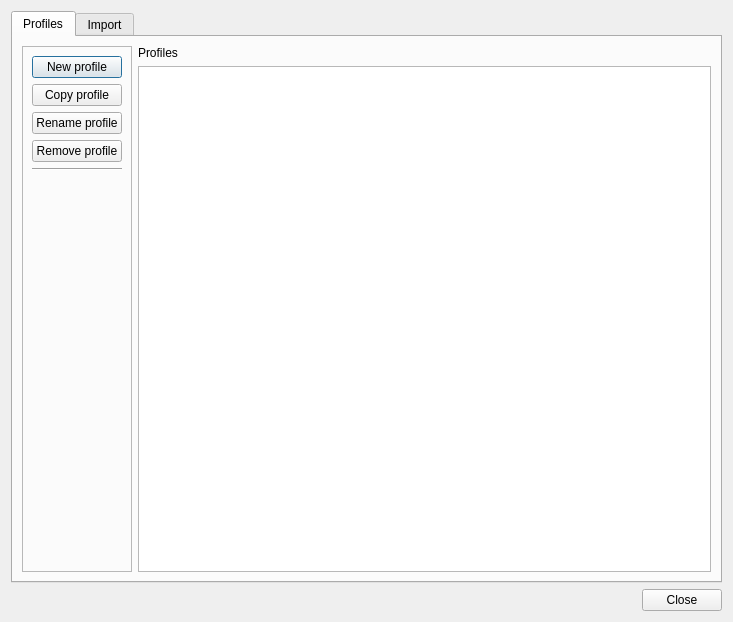
<?xml version="1.0" encoding="UTF-8"?>
<ui version="4.0">
 <class>ProfileManagerDialogBase</class>
 <widget class="QDialog" name="ProfileManagerDialogBase">
  <property name="geometry">
   <rect>
    <x>0</x>
    <y>0</y>
    <width>733</width>
    <height>622</height>
   </rect>
  </property>
  <property name="windowTitle">
   <string>Profile Manager</string>
  </property>
  <property name="sizeGripEnabled">
   <bool>false</bool>
  </property>
  <layout class="QVBoxLayout" name="verticalLayout">
   <item>
    <widget class="QTabWidget" name="tabWidget">
     <property name="currentIndex">
      <number>0</number>
     </property>
     <widget class="QWidget" name="tab_profiles">
      <attribute name="title">
       <string>Profiles</string>
      </attribute>
      <layout class="QHBoxLayout" name="horizontalLayout_2">
       <item>
        <widget class="QFrame" name="frame_2">
         <property name="frameShape">
          <enum>QFrame::StyledPanel</enum>
         </property>
         <property name="frameShadow">
          <enum>QFrame::Raised</enum>
         </property>
         <layout class="QVBoxLayout" name="verticalLayout_3">
          <item>
           <widget class="QPushButton" name="createProfileButton">
            <property name="text">
             <string>New profile</string>
            </property>
           </widget>
          </item>
          <item>
           <widget class="QPushButton" name="copyProfileButton">
            <property name="text">
             <string>Copy profile</string>
            </property>
           </widget>
          </item>
          <item>
           <widget class="QPushButton" name="editProfileButton">
            <property name="text">
             <string>Rename profile</string>
            </property>
           </widget>
          </item>
          <item>
           <widget class="QPushButton" name="removeProfileButton">
            <property name="text">
             <string>Remove profile</string>
            </property>
           </widget>
          </item>
          <item>
           <widget class="Line" name="line_2">
            <property name="orientation">
             <enum>Qt::Horizontal</enum>
            </property>
           </widget>
          </item>
          <item>
           <spacer name="verticalSpacer_2">
            <property name="orientation">
             <enum>Qt::Vertical</enum>
            </property>
            <property name="sizeHint" stdset="0">
             <size>
              <width>20</width>
              <height>40</height>
             </size>
            </property>
           </spacer>
          </item>
         </layout>
        </widget>
       </item>
       <item>
        <layout class="QVBoxLayout" name="verticalLayout_4">
         <item>
          <widget class="QLabel" name="label_4">
           <property name="text">
            <string>Profiles</string>
           </property>
          </widget>
         </item>
         <item>
          <widget class="QListWidget" name="list_profiles"/>
         </item>
        </layout>
       </item>
      </layout>
     </widget>
     <widget class="QWidget" name="tab_datasources">
      <attribute name="title">
       <string>Import</string>
      </attribute>
      <layout class="QHBoxLayout" name="horizontalLayout">
       <item>
        <widget class="QFrame" name="frame">
         <property name="frameShape">
          <enum>QFrame::StyledPanel</enum>
         </property>
         <property name="frameShadow">
          <enum>QFrame::Raised</enum>
         </property>
         <layout class="QVBoxLayout" name="verticalLayout_2">
          <item>
           <widget class="QLabel" name="label">
            <property name="text">
             <string>Source profile</string>
            </property>
           </widget>
          </item>
          <item>
           <widget class="QComboBox" name="comboBoxNamesSource"/>
          </item>
          <item>
           <widget class="QLabel" name="choseProfileLabel">
            <property name="text">
             <string>Target profile</string>
            </property>
           </widget>
          </item>
          <item>
           <widget class="QComboBox" name="comboBoxNamesTarget"/>
          </item>
          <item>
           <widget class="QCheckBox" name="checkBox_checkAll">
            <property name="text">
             <string>Select all items</string>
            </property>
           </widget>
          </item>
          <item>
           <widget class="QPushButton" name="removeSourcesButton">
            <property name="text">
             <string>Remove selected items</string>
            </property>
           </widget>
          </item>
          <item>
           <widget class="QPushButton" name="importButton">
            <property name="text">
             <string>Import selected items</string>
            </property>
           </widget>
          </item>
          <item>
           <widget class="Line" name="line">
            <property name="orientation">
             <enum>Qt::Horizontal</enum>
            </property>
           </widget>
          </item>
          <item>
           <spacer name="verticalSpacer">
            <property name="orientation">
             <enum>Qt::Vertical</enum>
            </property>
            <property name="sizeHint" stdset="0">
             <size>
              <width>20</width>
              <height>40</height>
             </size>
            </property>
           </spacer>
          </item>
         </layout>
        </widget>
       </item>
       <item>
        <widget class="QTabWidget" name="tabWidget_2">
         <property name="currentIndex">
          <number>2</number>
         </property>
         <widget class="QWidget" name="tab_inner_datasources">
          <attribute name="title">
           <string>Data Sources</string>
          </attribute>
          <layout class="QVBoxLayout" name="verticalLayout_5">
           <item>
            <widget class="QTreeWidget" name="treeWidgetSource">
             <column>
              <property name="text">
               <string>Source Profile:</string>
              </property>
             </column>
            </widget>
           </item>
           <item>
            <widget class="QTreeWidget" name="treeWidgetTarget">
             <column>
              <property name="text">
               <string>Target Profile:</string>
              </property>
             </column>
            </widget>
           </item>
          </layout>
         </widget>
         <widget class="QWidget" name="tab_plugins">
          <attribute name="title">
           <string>Plugins</string>
          </attribute>
          <layout class="QVBoxLayout" name="verticalLayout_6">
           <item>
            <widget class="QLabel" name="label_5">
             <property name="text">
              <string>Plugins in source profile</string>
             </property>
            </widget>
           </item>
           <item>
            <widget class="QListWidget" name="list_plugins"/>
           </item>
           <item>
            <widget class="QLabel" name="label_6">
             <property name="text">
              <string>Plugins in target profile</string>
             </property>
            </widget>
           </item>
           <item>
            <widget class="QListWidget" name="list_plugins_target"/>
           </item>
          </layout>
         </widget>
         <widget class="QWidget" name="tab_models">
          <attribute name="title">
           <string>Other (Import only)</string>
          </attribute>
          <layout class="QVBoxLayout" name="verticalLayout_7">
           <item>
            <widget class="QFrame" name="frame_3">
             <property name="frameShape">
              <enum>QFrame::StyledPanel</enum>
             </property>
             <property name="frameShadow">
              <enum>QFrame::Raised</enum>
             </property>
             <layout class="QVBoxLayout" name="verticalLayout_8">
              <item>
               <widget class="QCheckBox" name="bookmark_check">
                <property name="text">
                 <string>Bookmarks</string>
                </property>
               </widget>
              </item>
              <item>
               <widget class="QCheckBox" name="favourites_check">
                <property name="text">
                 <string>Favourites</string>
                </property>
               </widget>
              </item>
              <item>
               <widget class="QCheckBox" name="models_check">
                <property name="text">
                 <string>Models</string>
                </property>
               </widget>
              </item>
              <item>
               <widget class="QCheckBox" name="scripts_check">
                <property name="text">
                 <string>Scripts</string>
                </property>
               </widget>
              </item>
              <item>
               <widget class="QCheckBox" name="styles_check">
                <property name="text">
                 <string>Styles + Labels</string>
                </property>
               </widget>
              </item>
              <item>
               <widget class="QCheckBox" name="ui_check">
                <property name="text">
                 <string>UI Customization (e.g. hidden toolbar icons)</string>
                </property>
               </widget>
              </item>
              <item>
               <widget class="QCheckBox" name="functions_check">
                <property name="text">
                 <string>Expression Functions</string>
                </property>
               </widget>
              </item>
              <item>
               <spacer name="verticalSpacer_3">
                <property name="orientation">
                 <enum>Qt::Vertical</enum>
                </property>
                <property name="sizeHint" stdset="0">
                 <size>
                  <width>20</width>
                  <height>40</height>
                 </size>
                </property>
               </spacer>
              </item>
             </layout>
            </widget>
           </item>
          </layout>
         </widget>
        </widget>
       </item>
      </layout>
     </widget>
    </widget>
   </item>
   <item>
    <widget class="QDialogButtonBox" name="closeDialog">
     <property name="standardButtons">
      <set>QDialogButtonBox::Close</set>
     </property>
    </widget>
   </item>
  </layout>
 </widget>
 <resources/>
 <connections/>
</ui>
